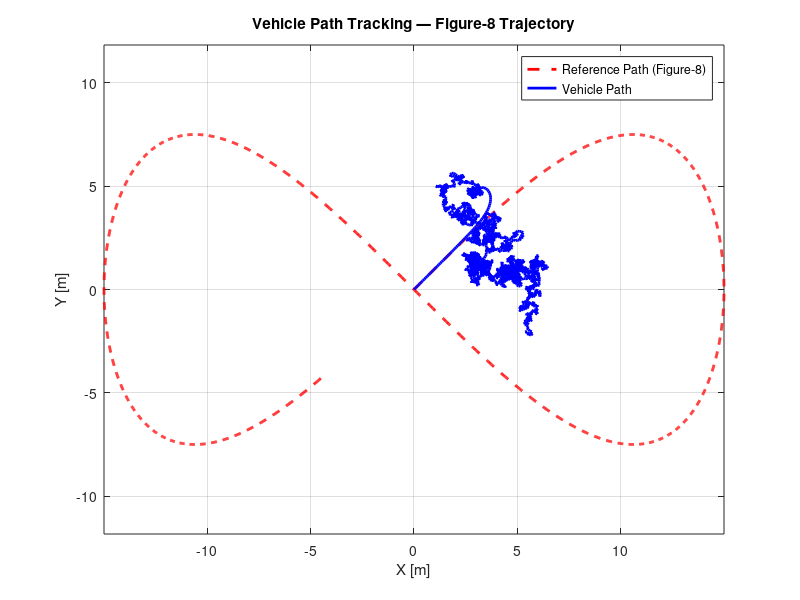

The MATLAB source for this figure:
clear; clc; close all;

%% Vehicle parameters
m = 1500;
Iz = 3000;
lf = 1.2;
lr = 1.6;
Caf = 80000;
Car = 80000;
Vx = 10;             % constant forward velocity [m/s]
dt = 0.01;
T = 30;
N = T / dt;

%% State-space matrices
A = [0, 1, 0, 0;
     0, (-2*Caf*lf + 2*Car*lr)/(m*Vx), (2*Caf + 2*Car)/m, (-2*Caf*lf^2 + 2*Car*lr^2)/(m*Vx);
     0, 0, 0, 1;
     0, (2*Caf*lf - 2*Car*lr)/(Iz*Vx), (2*Caf*lf - 2*Car*lr)/Iz, (2*Caf*lf^2 + 2*Car*lr^2)/(Iz*Vx)];

B_delta = [0;
           2*Caf/m;
           0;
           2*Caf*lf/Iz];

B_psi_des = [0;
            (-2*Caf*lf + 2*Car*lr)/(m*Vx);
             0;
            (-2*Caf*lf^2 + 2*Car*lr^2)/(Iz*Vx)];

%% Generate figure-8 reference trajectory
a = 15;      % amplitude [m]
omega = 0.2; % angular speed [rad/s]

t = linspace(0, T, N);
ref_x = a * sin(omega * t);
ref_y = a * sin(omega * t) .* cos(omega * t);

% Compute reference yaw and yaw rate
dx = gradient(ref_x, dt);
dy = gradient(ref_y, dt);
ref_yaw = atan2(dy, dx);
ref_psi_dot = gradient(ref_yaw, dt);

%% Initialize lateral error state
x = [0.0; 0; 0; 0];  % [e1; e1_dot; e2; e2_dot]

%% Logs
X = zeros(4, N);
veh_X = zeros(1, N);
veh_Y = zeros(1, N);
veh_yaw = zeros(1, N);
veh_X(1) = ref_x(1);
veh_Y(1) = ref_y(1);
veh_yaw(1) = ref_yaw(1);

%% Placeholder steering input (zero for now)
delta = zeros(1,N);  % You can insert your MPC output here

%% Simulation
for k = 1:N-1
    u_delta = delta(k);
    psi_dot_des = ref_psi_dot(k);
    
    % Update error state
    dx_state = A*x + B_delta*u_delta + B_psi_des*psi_dot_des;
    x = x + dx_state * dt;
    X(:,k+1) = x;

    % Recover global pose
    yaw = ref_yaw(k) - x(3);
    veh_yaw(k+1) = yaw;
    veh_X(k+1) = veh_X(k) + Vx * cos(yaw) * dt;
    veh_Y(k+1) = veh_Y(k) + Vx * sin(yaw) * dt;
end

%% Plot path tracking
figure;
plot(ref_x, ref_y, 'r--', 'LineWidth', 2); hold on;
plot(veh_X, veh_Y, 'b', 'LineWidth', 2);
xlabel('X [m]');
ylabel('Y [m]');
legend('Reference Path (Figure-8)', 'Vehicle Path');
title('Vehicle Path Tracking — Figure-8 Trajectory');
axis equal;
grid on;
